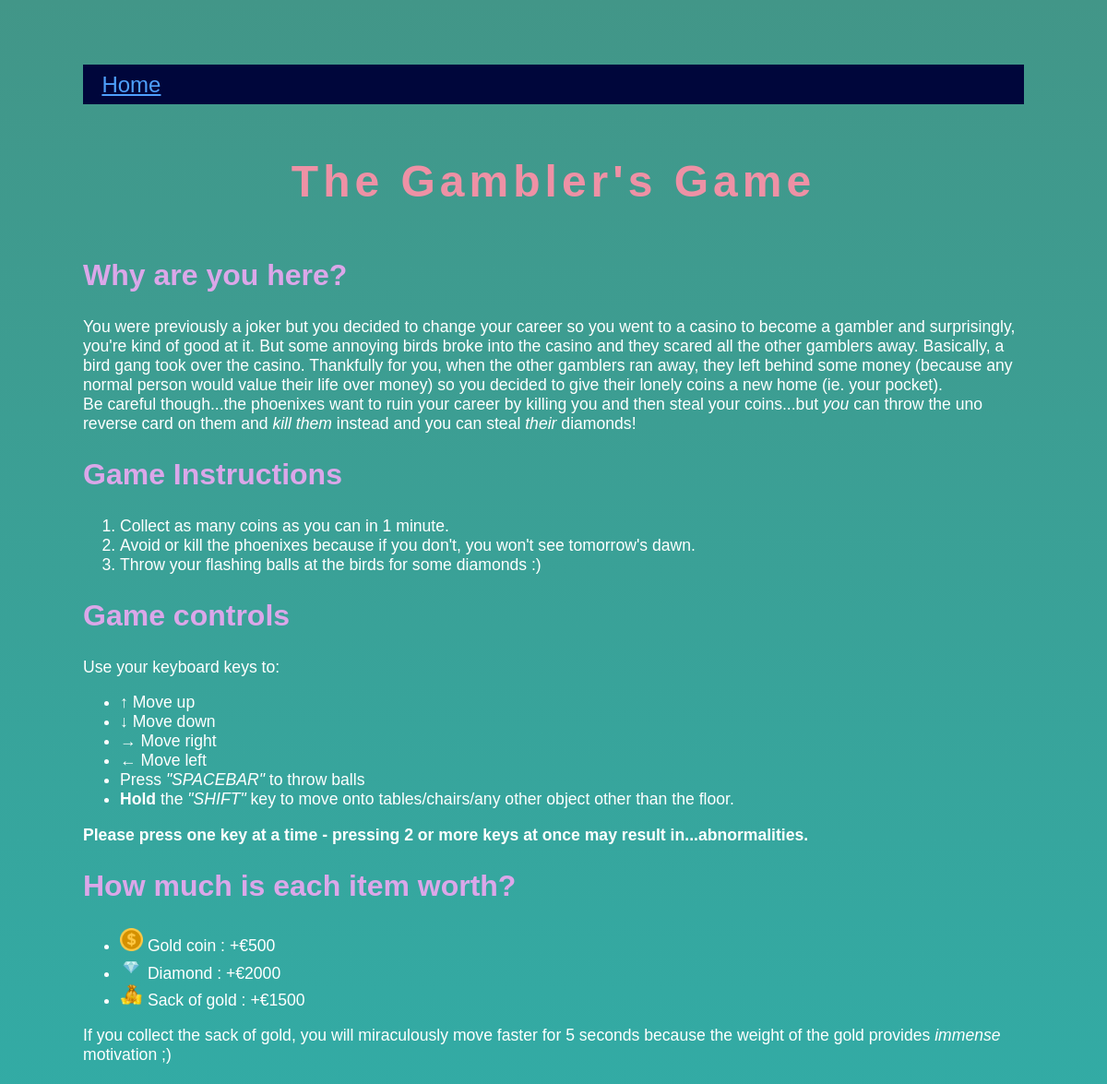
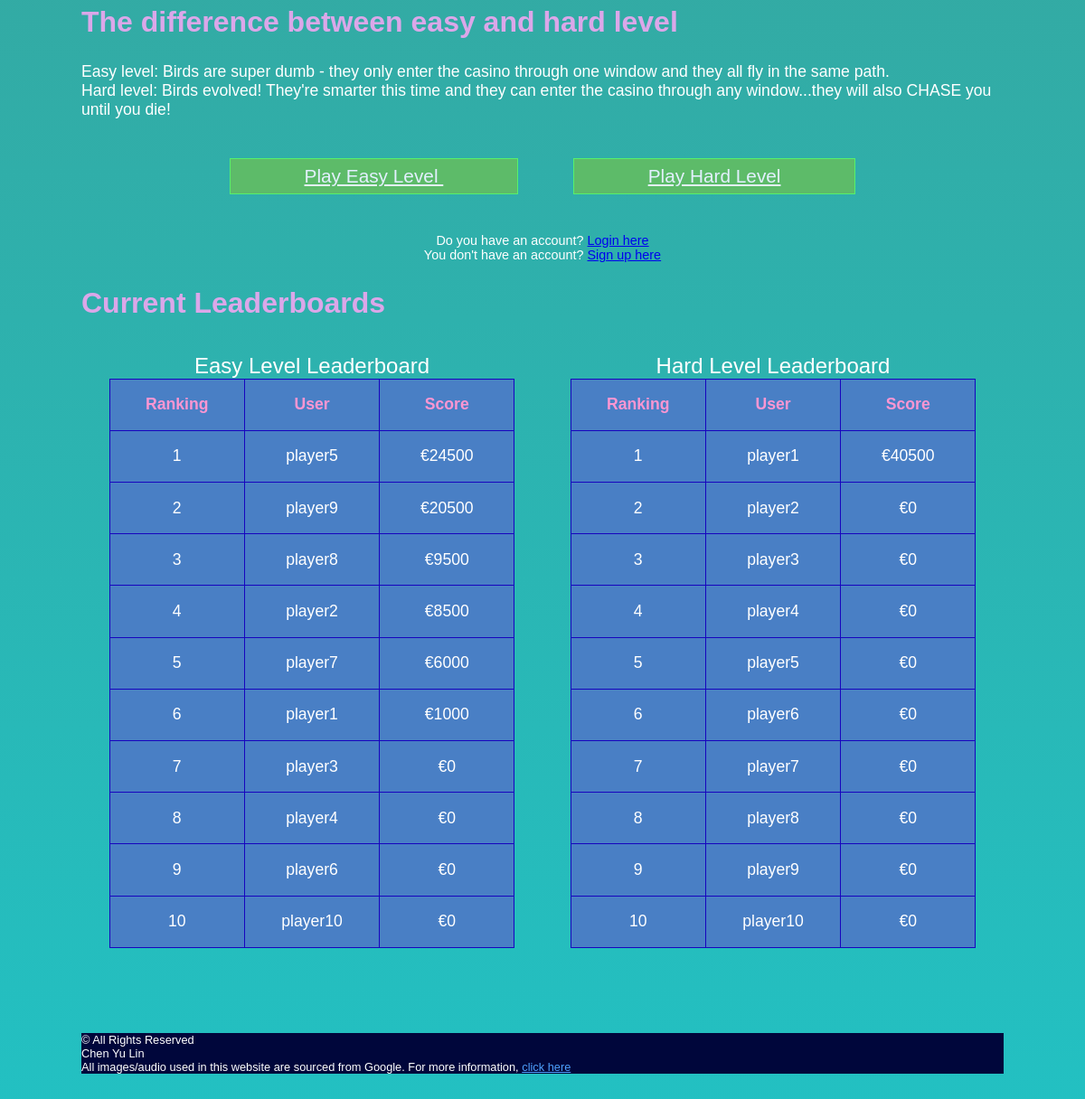
The page / on the database its author committed (2 pictures, top to bottom).
### tables this page shows
CREATE TABLE users 
(
    username TEXT PRIMARY KEY,
    password TEXT NOT NULL,
    easy_highscore INT,
    hard_highscore INT
);

### app.py (the view)
@app.route("/")
def index():
    db = get_db()
    user = db.execute("""SELECT * FROM users WHERE username = ?;""", (g.user,)).fetchone()
    users_table1 = db.execute("""SELECT * FROM users ORDER BY easy_highscore DESC limit 10;""")
    users_table2 = db.execute("""SELECT * FROM users ORDER BY hard_highscore DESC limit 10;""")
    rank = [i for i in range(1,11)]
    return render_template("index.html", title="Home", user=user, users_table1=users_table1, users_table2=users_table2, rank=rank)

### app.py (called while the page is built)
@app.teardown_appcontext
def close_db_at_end_of_requests(e=None):
    close_db(e)

@app.before_request
def logged_in():
    g.user = session.get("username", None)

### database.py (called while the page is built)
def get_db():
    if "db" not in g:
        g.db = sqlite3.connect(DATABASE,
            detect_types=sqlite3.PARSE_DECLTYPES
        )
        g.db.row_factory = sqlite3.Row
    return g.db

### templates/index.html
{% extends "base.html" %}
{% block main_content %}
    <h1> The Gambler's Game </h1>
    <h2> Why are you here? </h2>
        <p> You were previously a joker but you decided to change your career so you went to a casino to become a gambler
            and surprisingly, you're kind of good at it. But some annoying birds broke into the casino and
            they scared all the other gamblers away. Basically, a bird gang took over the casino.
            Thankfully for you, when the other gamblers ran away, they left behind some money (because any normal
            person would value their life over money) so you decided to give their lonely coins a new home (ie. your pocket). <br>
            Be careful though...the phoenixes want to ruin your career by killing you and then steal your coins...but <em> you </em> can throw the
            uno reverse card on them and <em> kill them </em> instead and you can steal <em> their </em> diamonds! </p>
    <h2> Game Instructions </h2>
        <p>
            <ol>
                <li> Collect as many coins as you can in 1 minute. </li>
                <li> Avoid or kill the phoenixes because if you don't, you won't see tomorrow's dawn.</li>
                <li> Throw your flashing balls at the birds for some diamonds :)</li>
            </ol>
        </p>
    <h2> Game controls </h2>
    <p> Use your keyboard keys to:
        <ul>
            <li>↑ Move up</li>
            <li>↓ Move down</li>
            <li>→ Move right</li>
            <li>← Move left</li>
            <li> Press <i>"SPACEBAR" </i> to throw balls</li>
            <li> <b>Hold</b> the <i>"SHIFT"</i> key to move onto tables/chairs/any other object other than the floor.</li>
        </ul>
        <b> Please press one key at a time - pressing 2 or more keys at once may result in...abnormalities.</b>
    </p>
    <h2> How much is each item worth? </h2>
    <p> <ul>
            <li> <img src = "../static/gold_coin.png"> Gold coin : +€500</li>
            <li> <img src = "../static/diamond.png"> Diamond : +€2000 </li>
            <li> <img src = "../static/moneyBag.png"> Sack of gold : +€1500</li>
        </ul>
    If you collect the sack of gold, you will miraculously move faster for 5 seconds because the weight of the gold provides <em> immense </em> motivation ;)</p>
    <h2> The difference between easy and hard level</h2>
    <p> Easy level: Birds are super dumb - they only enter the casino through one window and they all fly in the same path. <br>
        Hard level: Birds evolved! They're smarter this time and they can enter the casino through any window...they will also CHASE you until you die! </p>
    <div class="play"> <a href="{{ url_for('easy') }}"> Play Easy Level </a> <a href="{{ url_for('hard') }}"> Play Hard Level </a> </div>
    <p>Do you have an account? <a href="{{ ( url_for('login') ) }}"> Login here </a>
        <br> You don't have an account? <a href="{{ ( url_for('registration') ) }}"> Sign up here </a></p>
    <h2> Current Leaderboards </h2>
    <div id="lboard">
        <table>
            <caption> Easy Level Leaderboard </caption>
            <th> Ranking</th>
            <th> User </th>
            <th> Score </th>
            {% for u in users_table1 %}
            <tr>
                <td> {{ rank[loop.index0] }} </td>
                <td> {{ u["username"] }} </td>
                <td> €{{ u["easy_highscore"] }}</td>
            </tr>
            {% endfor %}
        </table>
        <table>
            <caption> Hard Level Leaderboard </caption>
            <th> Ranking</th>
            <th> User </th>
            <th> Score </th>
            {% for u in users_table2 %}
            <tr>
                <td> {{ rank[loop.index0] }} </td>
                <td> {{ u["username"] }} </td>
                <td> €{{ u["hard_highscore"] }}</td>
            </tr>
            {% endfor %}
        </table>
    </div>
{% endblock %}

### templates/base.html (shortened to what this page needs)
<!DOCTYPE html>
<html lang="en">
    <head>
        <link rel="stylesheet" href="{{ url_for('static', filename='stylesheet.css') }}"/>
    </head>
    <body>
        {% if g.user %}
        <div class="home"> <a href="{{ url_for('profile') }}"> Home </a> </div>
        {% else %}
        <div class="home"> <a href="{{ url_for('index') }}"> Home </a> </div>
        {% endif %}
        {% block main_content %} {% endblock %}
    </body>
    <footer> © All Rights Reserved <br>
        Chen Yu Lin <br>
        All images/audio used in this website are sourced from Google. For more information, <a href="{{ url_for('credits') }}">click here</a> </footer>
</html>

### static/stylesheet.css (style rules this page uses)
:root { font-size: 16px; }
* { box-sizing: border-box; }
html { scroll-behavior: smooth; }
.play { margin: 5% 0% 5% 0%; text-align: center; }
.play a { margin: 0% 3% 0% 3%; padding: 0.7% 8% 0.7% 8%; background-color: #5dbb69; color: #e3f0ff; font-size: 1.3rem; border:1px solid #56f16b; }
.home { margin: 1em auto; padding: 0.7% 8% 0.7% 2%; font-size: 1.5rem; background-color: rgb(0, 6, 59); }
.home a { color: #4ea0fd; }
body { font-family: "Lucida Sans Unicode", "Lucida Grande", sans-serif; font-size: 1.1rem; color: white; width: 85%; margin: 4em auto; background: linear-gradient(0deg, rgba(34,193,195,1) 0%, rgba(66,150,136,1) 100%); background-color: #79e499; }
h1 { display: block; text-align: center; font-family: Tahoma, Verdana, sans-serif; letter-spacing: 5px; font-size: 3rem; color:#ee91a5; padding: 0.5em; animation: Border 3s infinite alternate; }
h2 { display: block; font-size: 2rem; font-family: Tahoma, Verdana, sans-serif; color: #dba7e9; animation: Border 3s infinite alternate; }
footer { bottom: 0; margin: 5em auto; font-size: 0.8rem; background-color: rgb(0, 6, 59); }
footer a { color: #4ea0fd; }
.play + p, #outer + p { text-align: center; font-size: 0.9rem; }
table,th,td { margin: 1% 3% 3% 3%; border: 1px solid rgb(22, 4, 190); border-collapse: collapse; table-layout: fixed; width: 100%; background-color: rgb(73, 127, 197); }
table caption { font-size: 1.5rem; }
th,td { text-align: center; padding: 1em; }
th { color: #fd96d2; }
#lboard, #s { display: flex; }
img { width : 25px; }

### rows shown on the page
users: rank "1", username "player5", easy_highscore "24500", rank "5", hard_highscore "0"
users: rank "2", username "player9", easy_highscore "20500", rank "9", hard_highscore "0"
users: rank "3", username "player8", easy_highscore "9500", rank "8", hard_highscore "0"
users: rank "4", username "player2", easy_highscore "8500", rank "2", hard_highscore "0"
users: rank "5", username "player7", easy_highscore "6000", rank "7", hard_highscore "0"
users: rank "6", username "player1", easy_highscore "1000", rank "1", hard_highscore "40500"
users: rank "7", username "player3", easy_highscore "0", rank "3", hard_highscore "0"
users: rank "8", username "player4", easy_highscore "0", rank "4", hard_highscore "0"
users: rank "9", username "player6", easy_highscore "0", rank "6", hard_highscore "0"
users: rank "10", username "player10", easy_highscore "0", hard_highscore "0"
